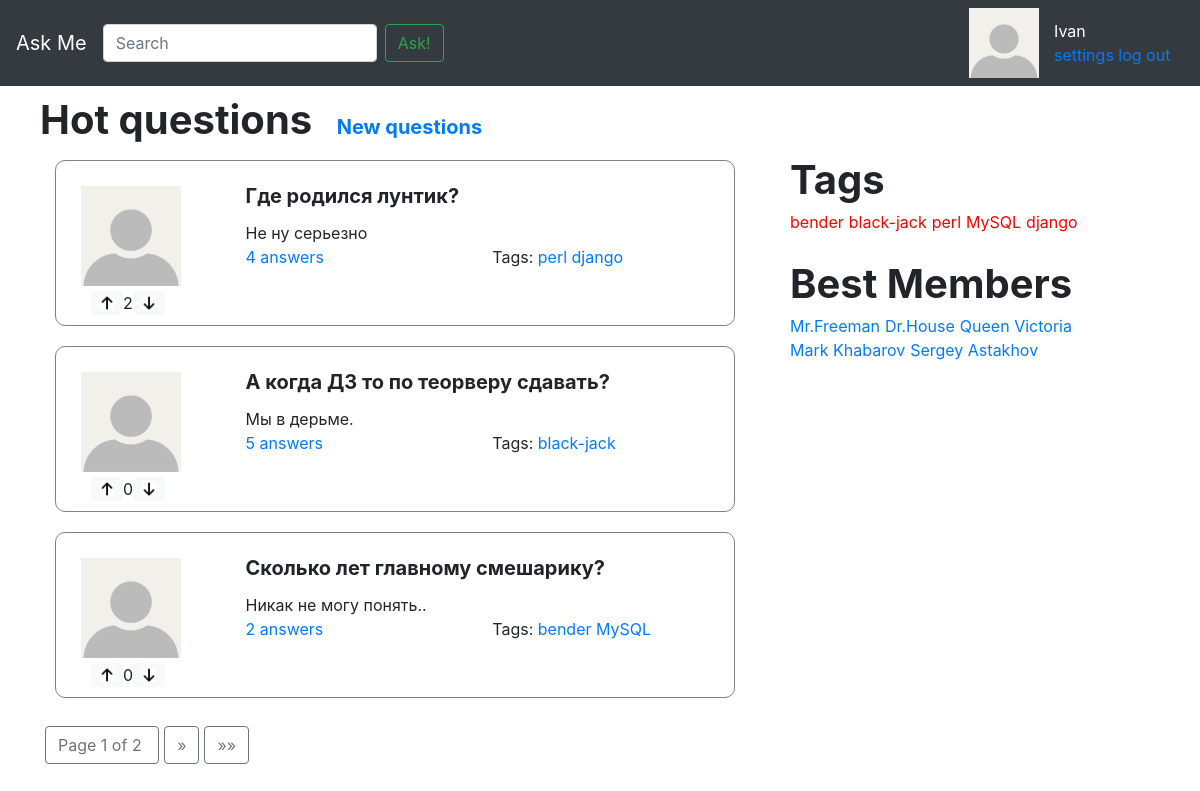
The page /hot/ on the database as committed earlier.
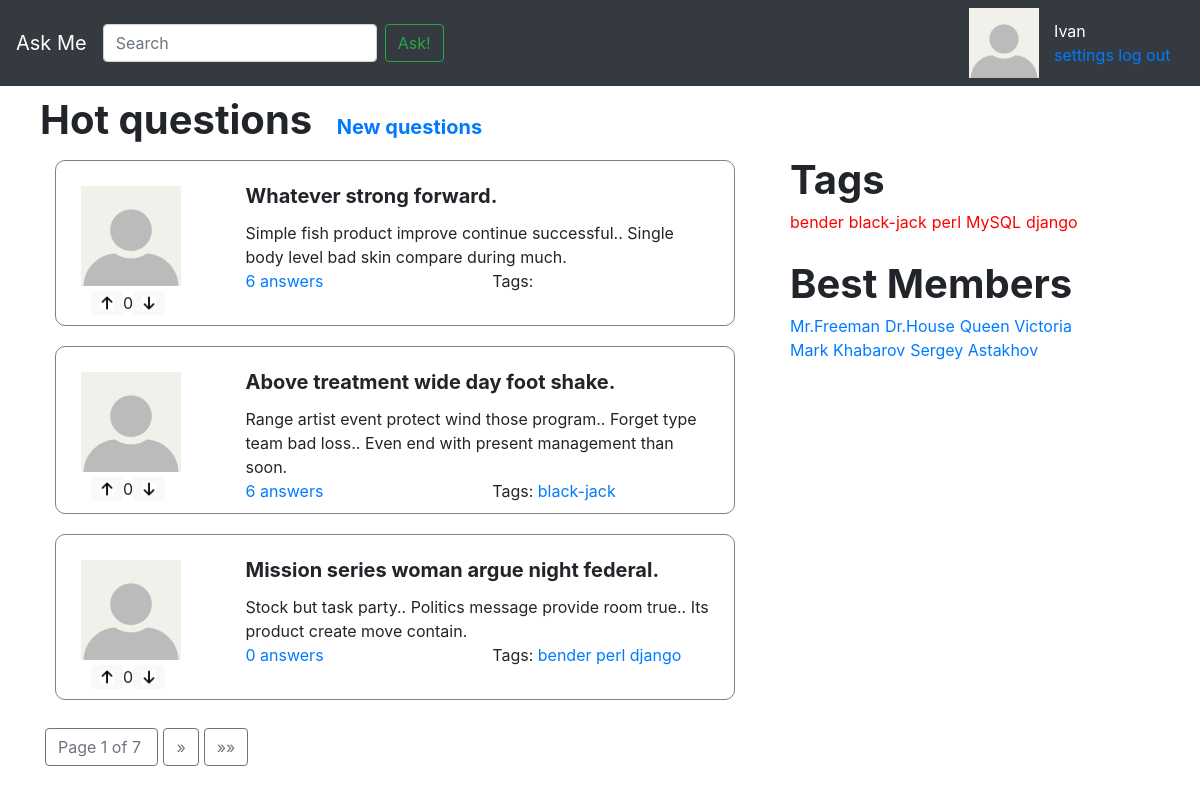
The same page on the database as committed later.
### app/models.py (models this page shows, shortened)
class Question(models.Model):
	title = models.CharField(max_length = 256, verbose_name = 'Заголовок')
	text = models.TextField(verbose_name = 'Текст')
	date_create = models.DateTimeField(auto_now_add=True, verbose_name = 'Дата создания')
	author = models.ForeignKey('User', on_delete = models.CASCADE, verbose_name = 'Автор')
	tags = models.ManyToManyField('Tag', verbose_name = 'Тэги')
	marks = GenericRelation(Mark)
	objects = QuestionManager()
	def count_answers(self):
		return Answer.objects.question_answers(self.pk).count()
	class Meta:
		verbose_name = 'Вопрос'
		verbose_name_plural = 'Вопросы'

class User(models.Model):
	author = models.OneToOneField('Profile', on_delete=models.CASCADE)
	objects = UserManager()
	def __str__(self):
		return self.author.user_name
	class Meta:
		verbose_name = 'Пользователь'
		verbose_name_plural = 'Пользователи'

class Profile(models.Model):
	user_name = models.CharField(max_length = 256, verbose_name = 'Имя в системе')
	email = models.EmailField(verbose_name = 'E-mail', default = 'default@def.com', blank = True)
	image = models.ImageField(upload_to='static/img/', default = '111.jpg', blank = True)
	class Meta:
		verbose_name = 'Профиль'
		verbose_name_plural = 'Профили'

class Tag(models.Model):
	name = models.CharField(max_length = 256, unique = True, verbose_name = 'Название тэга')
	objects = TagManager()
	def __str__(self):
		return self.name
	class Meta:
		verbose_name = 'Тэг'
		verbose_name_plural = 'Тэги'

### app/views.py (the view)
# urls.py: path('hot/', views.hot_questions, name='hot_questions'),
def hot_questions(request):
	hot_questions = Question.objects.best_questions()
	question_pages = paginate(request, hot_questions)
	return render(request, 'hot_questions.html', {
        'page_obj': question_pages,
    })

### app/models.py (called while the page is built)
	def get_all_users(self):
		return self.all()

	def count_rating(self):
		return self.filter(mark_type = Mark.MarkType.LIKE).count() - self.filter(mark_type = Mark.MarkType.DISLIKE).count()

	def best_questions(self):
		return self.order_by('-date_create')

	def question_answers(self, question_id):
		return self.filter(question__id = question_id).order_by('-date_create')

	def get_all_tags(self):
		return self.all()

### app/views.py (called while the page is built)
def paginate(request, object_list, per_page=3):
    paginator = Paginator(object_list, per_page)
    page_number = request.GET.get('page')
    page_obj = paginator.get_page(page_number)
    return page_obj

### askme/context_processors.py (called while the page is built)
def tags(arg):
	tags = Tag.objects.get_all_tags()
	return { 'tags': tags }

def best_members(arg):
	best_members = User.objects.get_all_users()
	return { 'members': best_members }

### templates/hot_questions.html
{% extends 'inc/base.html' %}
{% load static %}
{% block header %}
    <span href="" id="new_questions_text">Hot questions</a>
    <a href="{% url 'index' %}" id="hot_questions_text">New questions</a>
{% endblock header %}
{% block content %}
    {% for question in page_obj %}
        {% include 'inc/one_question.html' %}
    {% endfor %}
{% endblock content %}
{% block right %}
    {% include 'inc/tags_section.html' %}
{% endblock right %}

### templates/inc/one_question.html
{% load static %}
<div class="row question-box">
	<div class="col-3 question_box_left">
		<div class="row">
			<img src="../../static/img/{{ question.author.author.image }}" alt="My image" class="question-img">
		</div>
		<div class="row like_widget">
			<img class="btn btn-primary btn-sm btn-light" src="{% static 'img/like.jpg' %}" height="24">
            <div class="bd-highlight like-status"> {{ question.marks.count_rating }} </div>
            <img class="btn btn-primary btn-sm btn-light" src="{% static 'img/dislike.jpg' %}" height="24">
		</div>
	</div>
	<div class="col-9">
		<div class="question_box_right">
			<div class="question-title">{{ question.title }}</div>
			<div class="question-text">{{ question.text }}</div>
			<div class="row">
				<div class="col">
					<a class="ans_tag" href="{% url 'question_answers' question.id  %}">{{ question.count_answers }} answers</a>
				</div>
				<div class="col">
					<span class="ans_tag">Tags:</span>
					{% for tag in question.tags.get_all_tags %}
            			<a class="ans_tag" href="{% url 'tag' tag  %}">{{ tag }}</a>
        			{% endfor %}
				</div>
			</div>
		</div>
	</div>
</div>

### templates/inc/tags_section.html
<div>
    <div class="row">
        <span class="row tags_header">Tags</span>
    </div>
    <div class="row link_tags">
        {% for tag in tags %}
            <a class="sample_tag lang_tag" href="{% url 'tag' tag  %}">{{ tag }}</a>
        {% endfor %}
    </div>
</div>
<div>
    <div class="row">
        <span class="row tags_header">Best Members</span>
    </div>
    <div class="row link_tags">
        {% for member in members %}
            <a class="sample_tag" href="">{{ member }}</a>
        {% endfor %}
    </div>
</div>

Rows that differ between the two databases and show on the page:
no longer on this page (row unchanged): Question: author.author.image (picture), marks.count_rating "2", title "Где родился лунтик?", text "Не ну серьезно", count_answers "4", Tag (name "perl"), Tag (name "django")
no longer on this page (row unchanged): Question: author.author.image (picture), marks.count_rating "0", title "А когда ДЗ то по теорверу сдавать?", text "Мы в дерьме.", count_answers "5", Tag (name "black-jack")
no longer on this page (row unchanged): Question: author.author.image (picture), marks.count_rating "0", title "Сколько лет главному смешарику?", text "Никак не могу понять..", count_answers "2", Tag (name "bender"), Tag (name "MySQL")
added Question: author.author.image (picture), marks.count_rating "0", title "Whatever strong forward.", text "Simple fish product improve continue successful.. Single body level bad skin compare during much.", count_answers "6"
added Question: author.author.image (picture), marks.count_rating "0", title "Above treatment wide day foot shake.", text "Range artist event protect wind those program.. Forget type team bad loss.. Even end with present management than soon.", count_answers "6", Tag (name "black-jack")
added Question: author.author.image (picture), marks.count_rating "0", title "Mission series woman argue night federal.", text "Stock but task party.. Politics message provide room true.. Its product create move contain.", count_answers "0", Tag (name "bender"), Tag (name "perl"), Tag (name "django")
Other text that changed with them:
{{ page_obj.paginator.num_pages }}: "2" → "7"
